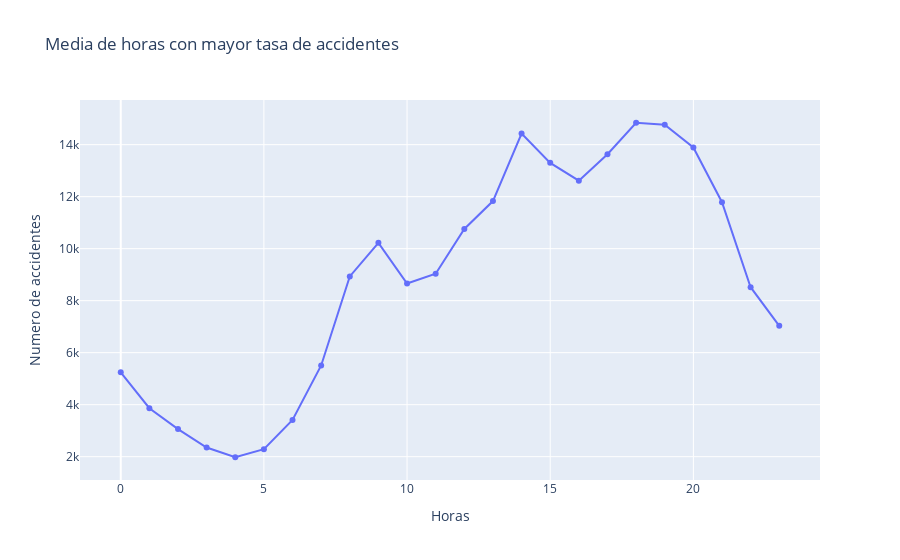

The cell this chart's notebook holds for it:
### Code cell
anios = [2019, 2020, 2021, 2022, 2023]
if __name__ == '__main__':
   print('\n[--------------------[Apartado 1]--------------------]\n')
   accidentRecord = parseCsvToDataFramewithPattern(anios)
   print('\n[--------------------[Apartado 2]--------------------]\n')   
   accidentRecordWithoutCoordinates = removeCoordinateColumns(accidentRecord) 
   print('\n[--------------------[Apartado 3]--------------------]\n')
   restructuringOfTheAccidentRecord = categoryRestructuring(accidentRecordWithoutCoordinates)
   saveCSV(restructuringOfTheAccidentRecord)
   print('\n[--------------------[Apartado 4]--------------------]\n')
   accidentRecord_2019_2023 = parseCsvToDataFrame('2019_2023_Accidentalidad')
   accidentRecord_2019_2023 = nullCheck(accidentRecord_2019_2023)
   print('\n[--------------------[Apartado 5]--------------------]\n')
   accidentRecord_2019_2023 = restructuringByPercentage(accidentRecord_2019_2023)
   print('\n[--------------------[Apartado 6]--------------------]\n')
   positiveForDrugsAndAlcohol(accidentRecord_2019_2023)
   print('\n[--------------------[Apartado 7]--------------------]\n')
   differentiationBetweenPositiveAndNegative(accidentRecord_2019_2023)
   print('\n[--------------------[Apartado 8]--------------------]\n')
   visualizationOfAccidentsByVehicleAndWeather(accidentRecord_2019_2023)
   print('\n[--------------------[Apartado 9]--------------------]\n')
   groupingByFileNumber(accidentRecord_2019_2023)
   print('\n[--------------------[Apartado 10]--------------------]\n')
   dangerousHour(accidentRecord_2019_2023)

### Figure 1 — Plotly figure (JSON) as saved in the notebook; plotly's stock layout.template omitted (floating-point values rounded to 4 significant figures)
{"data": [{"mode": "lines+markers", "type": "scatter", "x": [0, 1, 2, 3, 4, 5, 6, 7, 8, 9, 10, 11, 12, 13, 14, 15, 16, 17, 18, 19, 20, 21, 22, 23], "y": [5245, 3863, 3062, 2352, 1978, 2290, 3413, 5508, 8932, 10226, 8661, 9034, 10759, 11831, 14425, 13300, 12615, 13634, 14843, 14766, 13891, 11788, 8518, 7032]}], "layout": {"title": {"text": "Media de horas con mayor tasa de accidentes"}, "xaxis": {"title": {"text": "Horas"}}, "yaxis": {"title": {"text": "Numero de accidentes"}}}}
